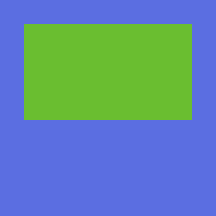

Tiled map render using the project's own tile images. Description and the whole map definition, tile-layer contents included, below:
An orthogonal 9x9 tile map with 24x24 px tiles, 1 tile layer (Tile Layer 1).

<map version="1.2" tiledversion="1.3.2" orientation="orthogonal" renderorder="right-down" compressionlevel="0" width="9" height="9" tilewidth="24" tileheight="24" infinite="0" nextlayerid="2" nextobjectid="1">
 <tileset firstgid="1" name="tmptile" tilewidth="24" tileheight="24" tilecount="12" columns="12">
  <image source="tmptile.png" width="288" height="24" />
 </tileset>
 <layer id="1" name="Tile Layer 1" width="9" height="9">
  <data encoding="csv">
1,1,1,1,1,1,1,1,1,
1,12,12,12,12,12,12,12,1,
1,12,12,12,12,12,12,12,1,
1,12,12,12,12,12,12,12,1,
1,12,12,12,12,12,12,12,1,
1,1,1,1,1,1,1,1,1,
1,1,1,1,1,1,1,1,1,
1,1,1,1,1,1,1,1,1,
1,1,1,1,1,1,1,1,1
</data>
 </layer>
</map>
